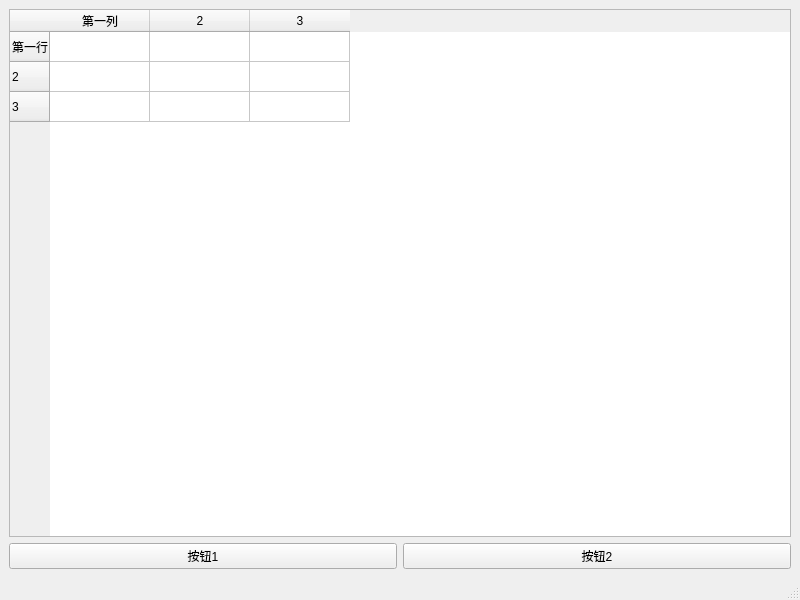
<?xml version="1.0" encoding="UTF-8"?>
<ui version="4.0">
 <class>MainWindow</class>
 <widget class="QMainWindow" name="MainWindow">
  <property name="geometry">
   <rect>
    <x>0</x>
    <y>0</y>
    <width>800</width>
    <height>600</height>
   </rect>
  </property>
  <property name="windowTitle">
   <string>MainWindow</string>
  </property>
  <widget class="QWidget" name="centralwidget">
   <layout class="QVBoxLayout" name="verticalLayout">
    <item>
     <widget class="QTableWidget" name="tableWidget">
      <property name="rowCount">
       <number>3</number>
      </property>
      <property name="columnCount">
       <number>3</number>
      </property>
      <row>
       <property name="text">
        <string>第一行</string>
       </property>
      </row>
      <row/>
      <row/>
      <column>
       <property name="text">
        <string>第一列</string>
       </property>
      </column>
      <column/>
      <column/>
     </widget>
    </item>
    <item>
     <layout class="QHBoxLayout" name="horizontalLayout">
      <item>
       <widget class="QPushButton" name="pushButton">
        <property name="text">
         <string>按钮1</string>
        </property>
       </widget>
      </item>
      <item>
       <widget class="QPushButton" name="pushButton_2">
        <property name="text">
         <string>按钮2</string>
        </property>
       </widget>
      </item>
     </layout>
    </item>
   </layout>
  </widget>
  <widget class="QMenuBar" name="menubar">
   <property name="geometry">
    <rect>
     <x>0</x>
     <y>0</y>
     <width>800</width>
     <height>26</height>
    </rect>
   </property>
  </widget>
  <widget class="QStatusBar" name="statusbar"/>
 </widget>
 <resources/>
 <connections/>
</ui>
